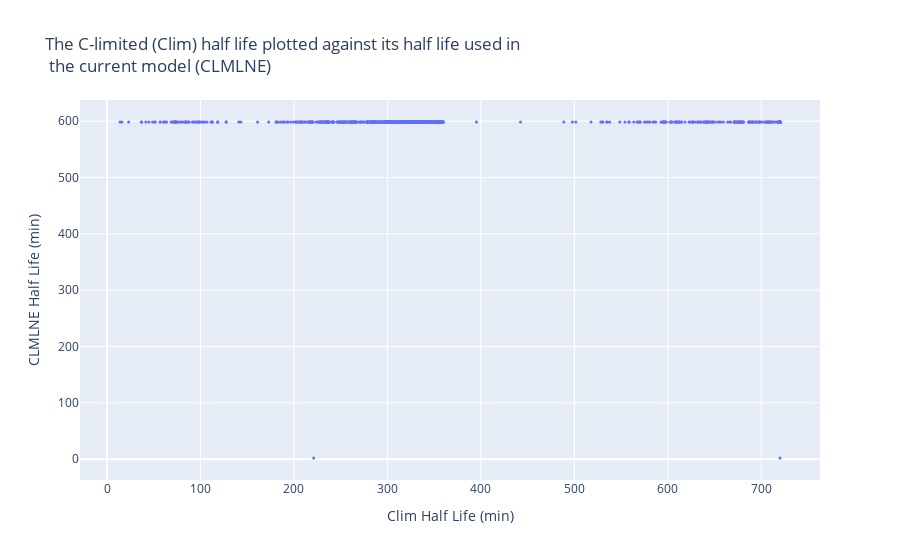

Notebook code for this chart:
### Markdown cell above
## Compare CLMLNE differences to the C-lim rates

Plot of the CLMLNE half lives (representing the current model's half life values) against those assgined to Clim values in the CLMLClimNE model.

### Code cell
# create a dataframe with the CLMLNE rates tacked onto the end of the dataframe
big_df = pd.merge(df, CLMLNE_full, on='Protein ID', how='inner')
big_df = big_df.rename(columns={'Rate Constant': 'CLMLNE rate constant (s^-1)'})
big_df = big_df[['Protein ID','Clim half life (min)', 'CLMLNE rate constant (s^-1)']]

# convert the rates to half life units
big_df['CLMLNE half life (min)'] = big_df['CLMLNE rate constant (s^-1)'] * 60 * (1/np.log(2))
big_df['CLMLNE half life (min)'] = 1 / big_df['CLMLNE half life (min)'] # units of mins

# plot CLMLNE half life vs Clim half life
fig = go.Figure()
fig.add_trace(go.Scatter(x=big_df['Clim half life (min)'], y=big_df['CLMLNE half life (min)'], mode='markers', name='CLMLNE half life (min)', hovertext=big_df['Protein ID'], marker_size=3))

# Plot Specs
fig.update_layout(title='The C-limited (Clim) half life plotted against its half life used in<br> the current model (CLMLNE)', yaxis_title='CLMLNE Half Life (min)', xaxis_title='Clim Half Life (min)')

### Figure 1 — Plotly figure (JSON) as saved in the notebook; plotly's stock layout.template omitted (floating-point values rounded to 4 significant figures; data arrays with more than 128 entries replaced by an {"elided": "..."} marker saying what was removed)
{"data": [{"hovertext": {"elided": "927 str values"}, "marker": {"size": 3}, "mode": "markers", "name": "CLMLNE half life (min)", "x": {"elided": "927 float values"}, "y": {"elided": "927 float values"}, "type": "scatter"}], "layout": {"title": {"text": "The C-limited (Clim) half life plotted against its half life used in<br> the current model (CLMLNE)"}, "yaxis": {"title": {"text": "CLMLNE Half Life (min)"}}, "xaxis": {"title": {"text": "Clim Half Life (min)"}}}}
